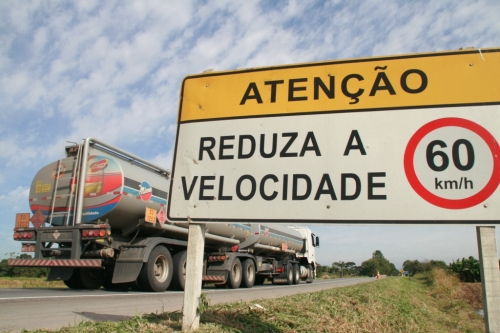
#> input picture computer_vision/images/placa10.jpg, 500 x 333 px; its folder holds only this picture in this run
$ jupyter execute --allow-errors traffic_sign_speed.ipynb   (shell and % lines are left out)
#> lines starting #> are read from the running program, lines starting #| are printed output that depends on the picture
Traffic sign detection and recognition is an active area of research within the scope of intelligent vehicles technologies. A search on google or a scientific articles database, will show many approaches to the problem. It is considered that such function can be used to assist drivers on safely conducting vehicles on a transit that poses a high demand of attention.

This notebook gives some ideas and code useful to solve this problem. A focus is placed on detection and recognition
of speed limit traffic signs, since driving above speed limit is a common infraction drivers that commit.

It is also restricted to the rules and standards related to the brazilian transit code, though some other countries also use plates that contain many similarities with it.

In Brazil, speed limit road sign uses the R-19 plate or some variation of it. This plate can be distinguished by a red outer circle with a white body containing black digits, that correspond to the desired speed, as shown in the example

Considering an object with these visual caracteristics, it seems reasonable to assume that a segmentation using RED color is a good starting point for detecting the plate and that, once it is detected, we apply tesseract to "read" the speed limit.

Of course, other alternatives exist, such as using a [Convolutional Neural Network (CNN)](https://www.pyimagesearch.com/2019/11/04/traffic-sign-classification-with-keras-and-deep-learning/), or other types of object detector applied to road sign. A problem with CNN, though, is the aquisition of trainning images, its poor explainability and relative slow processing time if not using a GPU or other type of acceleration.

Adopted color segmentation is a commom approach to solve this type of problem due to its simplicity and reasonably low processing time. For simplification, we used tesseract to read the number, but another method could be used.

On the lines below, it is shown the code that creates our detector. Firstly, let's outline the algorithm.

1. White and [color balance](https://gist.github.com/DavidYKay/9dad6c4ab0d8d7dbf3dc) are performed to compensate for different types of illumination conditions.
2. Blurring is applied to remove some noise, while preserving edges with a bilateral filter.
3. Perform a color quantization or reduction. This process is necessary to enhance and homogenize the colors of the image, since pictures will very likelly come from an uncontrolled environment. Mean Shift was used together with a [simpler mapping version](https://stackoverflow.com/questions/5906693/how-to-reduce-the-number-of-colors-in-an-image-with-opencv/39967704). I included other alternatives, such as, RGB normalization algorithm, which works for RGB color components, the disadvantage is the loss of information. [KMeans](https://medium.com/@elvisdias/color-quantization-with-kmeans-in-opencv-99dbd0bde91b) may be an alternative, but may be slow.
4. Once reduction is performed, RED color mask is extracted using HSV color space, in order to obtain a binary image.
5 In the binary image, an erosion (in the present case an open) operation is performed to reduce number of contours and then the connected components of the image are found. This step of getting the connected components is important to transform the image to desired feature space. This is not crucial, though, because the circular Hough transform used in next step can also create our feature space, but usage of connected components simplifies the problem.
6. It is assumed that in the feature space, speed limit road signs, contain three properties: Area of conected component bounding box is greater than a certain value (fixed to 1000 - depends on type of image), the ratio (area of connected)/(bounding box area) is less than a fixed value (fixed to 0.4) and last property: it is a circle. With these three morphological properties ou detector can be created using a "rule based approach". Later, on this article, I will rewrite this rule to use a decision tree classified.
7. Once the road sign is detected, apply tesseract to detect text.

[cell 1]
import cv2
import numpy as np
import pytesseract
import time
import glob
import matplotlib.pyplot as plt
import enum

class RegularizationType(enum.Enum):
   MeanShift = 1
   Mapping = 2
   Kmeans = 3
   Normalized = 4


'''
RGB normalization or quantization
'''
# [21 lines left out: function normalized, not called in this run]

'''
Quantization or color reduction using K-means
'''
def quantize(image,NCLUSTERS=8,NROUNDS=2,type=RegularizationType.MeanShift):

    if type == RegularizationType.MeanShift:
        return cv2.pyrMeanShiftFiltering(image, 10, 50)
    elif type == RegularizationType.Mapping:
        div = 64
        image2 = image // div * div + div // 2
        return image2
    elif type == RegularizationType.Normalized:
        return normalized(image)
    else:
        height, width, channels = image.shape
        samples = np.zeros([height*width, 3], dtype = np.float32)
        count = 0

        for x in range(height):
            for y in range(width):
                samples[count] = image[x][y] #BGR color
                count += 1

        compactness, labels, centers = cv2.kmeans(samples,
                                            NCLUSTERS,
                                            None,
                                            (cv2.TERM_CRITERIA_EPS + cv2.TERM_CRITERIA_MAX_ITER, 10000, 0.0001),
                                            NROUNDS,
                                            cv2.KMEANS_RANDOM_CENTERS)
        centers = np.uint8(centers)
        res = centers[labels.flatten()]
        image2 = res.reshape((image.shape))

        return image2

'''
Reads an image and add to list
'''
def read_img(img_list, img):
#> called with img = 'images/placa10.jpg'
    n = cv2.imread(img, cv2.IMREAD_COLOR)
#> n is the input picture: shape (333, 500, 3); mean B, G, R 138.9, 152.8, 159.9
    img_list.append(n)
    return img_list


'''
Extract digits from the string
'''
# [6 lines left out: function getDigits, not called in this run]

'''
Simple and useful color balancing algorithms
'''
def simplest_cb(img, percent=1):
    out_channels = []
    channels = cv2.split(img)
    totalstop = channels[0].shape[0] * channels[0].shape[1] * percent / 200.0
    for channel in channels:
        bc = cv2.calcHist([channel], [0], None, [256], (0,256), accumulate=False)
        lv = np.searchsorted(np.cumsum(bc), totalstop)
        hv = 255-np.searchsorted(np.cumsum(bc[::-1]), totalstop)
        lut = np.array([0 if i < lv else (255 if i > hv else round(float(i-lv)/float(hv-lv)*255)) for i in np.arange(0, 256)], dtype="uint8")
        out_channels.append(cv2.LUT(channel, lut))
    return cv2.merge(out_channels)


def area(x1,y1,x2,y2):
    a = abs(x2-x1)*abs(y2-y1)
    return a


'''
Show connected components
'''
# [15 lines left out: function imshow_components, not called in this run]

'''
Speed road sign detector and recognizer. Implements road sign detector algorithm
'''
def get_speed(img):
    config = ('-l eng --oem 2 --psm 11 ')

    # tesseract will read from this binary image to avoid noise
    gray=cv2.cvtColor(img,cv2.COLOR_BGR2GRAY)
    _,grayb=cv2.threshold(gray,80,255,cv2.THRESH_BINARY)

    imgn = quantize(quantize(img),RegularizationType.Mapping)

    speeds =[]

    # Range for lower red

    lower_red = np.array([0,0,90])
    upper_red = np.array([90,90,160])
    mask1 = cv2.inRange(imgn, lower_red, upper_red)

    # Range for upper red
    lower_red = np.array([0,0,140])
    upper_red = np.array([120,120,255])

    mask2 = cv2.inRange(imgn,lower_red,upper_red)


    # Generating the final mask to detect red color
    mask3 = mask1+mask2


    # work in red contour space given by red connected components
    num_labels, labels_im = cv2.connectedComponents(cv2.morphologyEx(mask3, cv2.MORPH_OPEN, np.ones((3, 3), np.uint8)) )

    # show connected components
    #imshow_components(labels_im)

    for i in range(1,num_labels):
        idx = np.where(labels_im==i)
        y1=min(idx[0])
        x1=min(idx[1])
        y2=max(idx[0])
        x2=max(idx[1])
        labelmask = np.uint8(((labels_im==i)*255))
        roimask = labelmask[y1:y2,x1:x2]


        if area(x1,y1,x2,y2) > 1000 and np.sum(roimask>0)/area(x1,y1,x2,y2)<0.4:

            # use HOUGH_GRADIENT_ALT which is more accurate
            circles = cv2.HoughCircles(roimask,cv2.HOUGH_GRADIENT_ALT,2,10,
                                 param1=300,param2=0.8)

            if circles is not None:
                circles = np.uint16(np.around(circles))

                for i in circles[0,:]:
                    cv2.rectangle(img,(x1,y1),(x2,y2),(255,255,0),2)

                    (H,W,_) = imgn.shape
                    margin=5

                    y1l = y1-margin if y1-margin >= 0 else y1
                    y2l = y2+margin if y2-margin <= H else y2
                    x1l = x1-margin if x1-margin >= 0 else x1
                    x2l = x2+margin if x2+margin <= W else x2
                    grayb=grayb+labelmask
                    roi = grayb[:,:][y1l:y2l,x1l:x2l]

                    text = pytesseract.image_to_string(roi, config=config)
                    speeds.append(getDigits(text))

    return img,speeds

Having defined helper methods, it is time to evaluate the detector against a set of images. A grid of images containing detected signs is shown, the title contains recognized speed limits.

[cell 2]
list_ = []
rows=4
cols=3

ax=[]

i=0

path = glob.glob("images/placa*.jpg")

fig = plt.figure(figsize=(14, 16))

cv_image = [read_img(list_, imgp) for imgp in path]
#> cv_image = 1 item

global_start_time = time.time()

wb = cv2.xphoto.createGrayworldWB()

#> (the rest of this cell did not finish here and is left out)

It can be seen that in only 1 out of 12 images, no traffic sign was detected and from detected signs, 2 were incorrectly recognized.

It is also possible to check that execution time is a bit slow, due to the fact that pytesseract is slow. One alternative to improve this is to parallelize the code execution as shown with classifier example below. Another alternatives would include direct use of (tesseract API)[https://github.com/sirfz/tesserocr] or try another approach.

Now, lets rewrite detector code to use a categorical classifier, instead of a set of rules. In fact, the rules will be used to build the feature vector, since the formation of its elements is known.

[cell 3]
from sklearn import tree

SAMPLES=150


np.random.seed(3)

#randomly generates area
areas = np.random.rand(SAMPLES)*5000

np.random.seed(5)

#randomly generates fractions
fracs = np.random.rand(SAMPLES)


#randomly generates circles according with rules
circs = np.array(list(map(lambda tup: np.random.randint(5) if tup[0] > 1000 and tup[1] < 0.4 else 0, zip(areas,fracs))))


target = np.array(list(map(lambda tup: 1 if (tup[0] > 1000 and tup[1]) < 0.4 and tup[2] > 0 else 0, zip(areas,fracs,circs))))

model = tree.DecisionTreeClassifier()

#creates a trainning vector
X = np.stack((areas,fracs,circs),axis=1)


model = model.fit(X,target)


'''
Speed road sign detector and recognizer. Implements road sign detector algorithm
using a model
'''
def get_speedCategorical(img,model):
    config = ('-l eng --oem 2 --psm 11 ')

    wb = cv2.xphoto.createGrayworldWB()

    imb=wb.balanceWhite(img)

    imbb = simplest_cb(imb)

    blur = cv2.bilateralFilter(imbb,9,75,75)

    # tesseract will read from this binary image to avoid noise
    gray=cv2.cvtColor(blur,cv2.COLOR_BGR2GRAY)
    _,grayb=cv2.threshold(gray,80,255,cv2.THRESH_BINARY)

    imgn = quantize(quantize(blur),RegularizationType.Mapping)

    speeds =[]

    # Range for lower red
    lower_red = np.array([0,0,90])
    upper_red = np.array([90,90,160])

    mask1 = cv2.inRange(imgn, lower_red, upper_red)

    # Range for upper red
    lower_red = np.array([0,0,140])
    upper_red = np.array([120,120,255])


    mask2 = cv2.inRange(imgn,lower_red,upper_red)

    # Generating the final mask to detect red color
    mask3 = mask1+mask2


    # work in red contour space given by red connected components
    num_labels, labels_im = cv2.connectedComponents(cv2.morphologyEx(mask3, cv2.MORPH_OPEN, np.ones((3, 3), np.uint8)) )

    # show connected components
    #imshow_components(labels_im)

    for i in range(1,num_labels):
        idx = np.where(labels_im==i)
        y1=min(idx[0])
        x1=min(idx[1])
        y2=max(idx[0])
        x2=max(idx[1])
        labelmask = np.uint8(((labels_im==i)*255))
        roimask = labelmask[y1:y2,x1:x2]

        # use HOUGH_GRADIENT_ALT which is more accurate

        circles = cv2.HoughCircles(roimask,cv2.HOUGH_GRADIENT_ALT,2,10,param1=300,param2=0.8)

        A = area(x1,y1,x2,y2)
        F = np.sum(roimask>0)/area(x1,y1,x2,y2)

        if circles is not None:
            circles = np.uint16(np.around(circles))
            C = len(circles)
        else:
            C = 0

        if  model.predict(np.array([A,F,C]).reshape(1,-1))[0]:

            for i in circles[0,:]:
                cv2.rectangle(blur,(x1,y1),(x2,y2),(0,255,255),2)

                (H,W,_) = imgn.shape
                margin=5

                y1l = y1-margin if y1-margin >= 0 else y1
                y2l = y2+margin if y2-margin <= H else y2
                x1l = x1-margin if x1-margin >= 0 else x1
                x2l = x2+margin if x2+margin <= W else x2
                grayb=grayb+labelmask
                roi = grayb[:,:][y1l:y2l,x1l:x2l]

                text = pytesseract.image_to_string(roi, config=config)
                speeds.append(getDigits(text))

    return blur,speeds

Run evaluation code again

[cell 4]
list_ = []
rows=4
cols=3

ax=[]

i=0

path = glob.glob("images/placa*.jpg")

fig = plt.figure(figsize=(14, 16))

cv_image = [read_img(list_, imgp) for imgp in path]

$ run again, on computer_vision/images/placa3.jpg
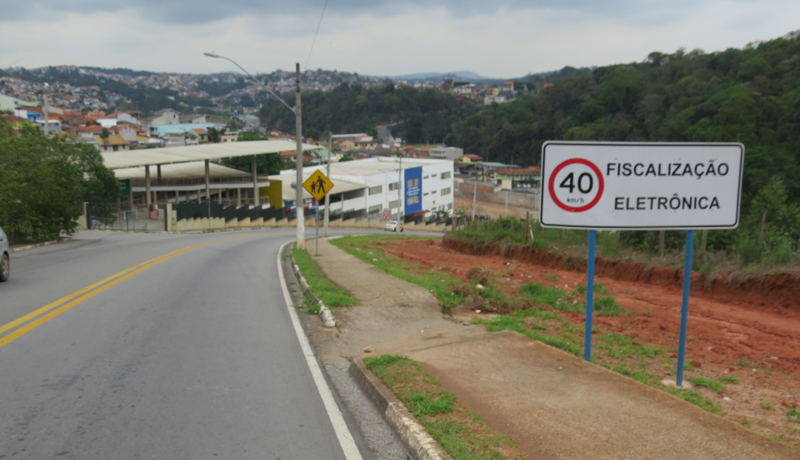
#> input picture computer_vision/images/placa3.jpg, 800 x 460 px
#> in read_img, n is the input picture: shape (460, 800, 3); mean B, G, R 109.9, 121.7, 125.1
#> cv_image = 1 item

$ run again, on computer_vision/images/placa4.jpg
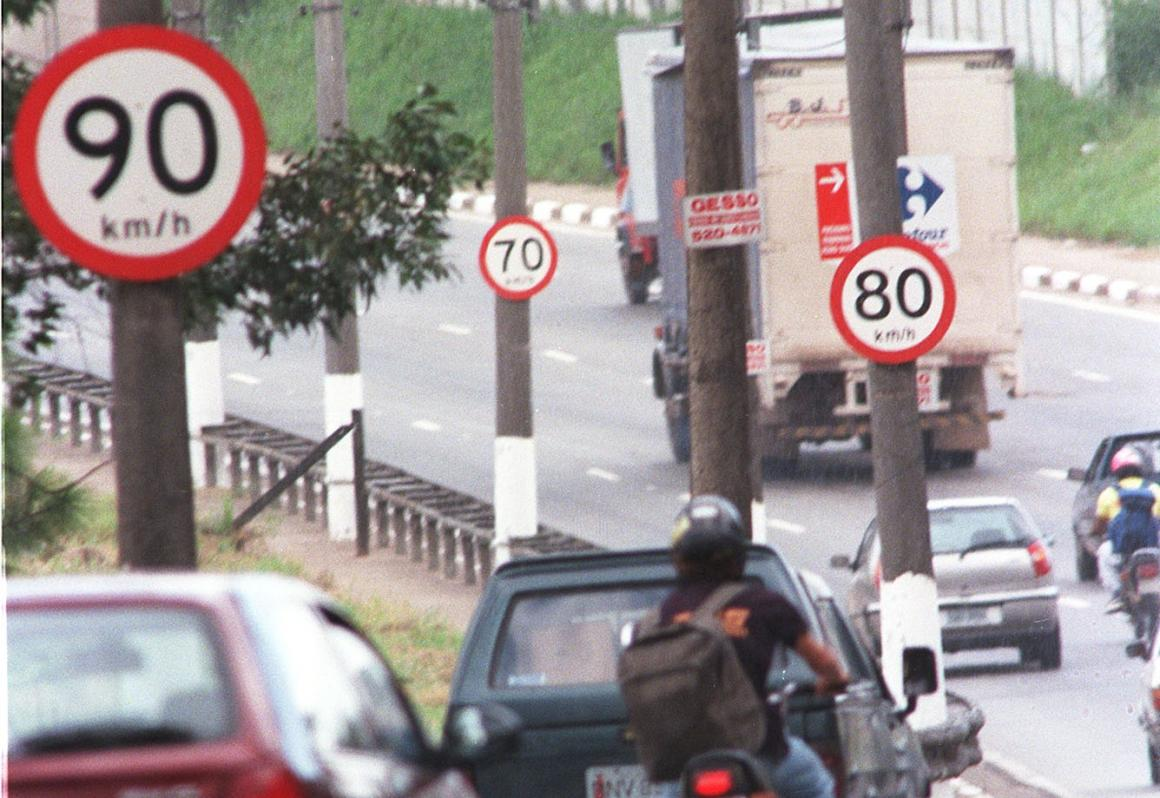
#> input picture computer_vision/images/placa4.jpg, 1160 x 798 px
#> in read_img, n is the input picture: shape (798, 1160, 3); mean B, G, R 147.9, 148.5, 156.2
#> cv_image = 1 item

$ run again, on computer_vision/images/placa5.jpg
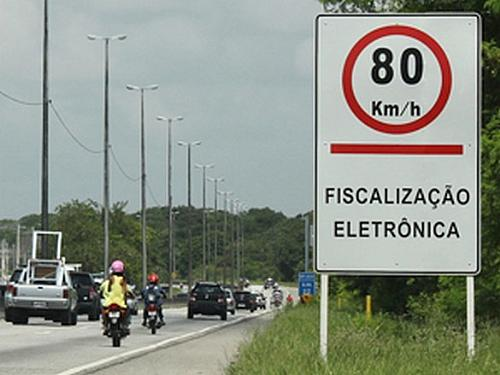
#> input picture computer_vision/images/placa5.jpg, 500 x 375 px
#> in read_img, n is the input picture: shape (375, 500, 3); mean B, G, R 135.1, 145.8, 139.5
#> cv_image = 1 item
